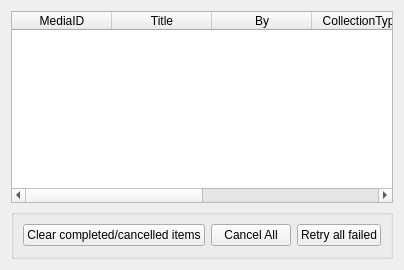
      <widget class="QWidget" name="progress">
       <attribute name="title">
        <string>Progress</string>
       </attribute>
       <layout class="QVBoxLayout" name="verticalLayout_5">
        <item>
         <widget class="QTableWidget" name="tbl_dl_progress">
          <property name="editTriggers">
           <set>QAbstractItemView::NoEditTriggers</set>
          </property>
          <property name="selectionMode">
           <enum>QAbstractItemView::SingleSelection</enum>
          </property>
          <property name="selectionBehavior">
           <enum>QAbstractItemView::SelectRows</enum>
          </property>
          <property name="sortingEnabled">
           <bool>false</bool>
          </property>
          <attribute name="horizontalHeaderStretchLastSection">
           <bool>true</bool>
          </attribute>
          <column>
           <property name="text">
            <string>MediaID</string>
           </property>
          </column>
          <column>
           <property name="text">
            <string>Title</string>
           </property>
          </column>
          <column>
           <property name="text">
            <string>By</string>
           </property>
          </column>
          <column>
           <property name="text">
            <string>CollectionType</string>
           </property>
          </column>
          <column>
           <property name="text">
            <string>Status</string>
           </property>
          </column>
          <column>
           <property name="text">
            <string>Progress</string>
           </property>
          </column>
         </widget>
        </item>
        <item>
         <widget class="QGroupBox" name="groupBox_29">
          <property name="minimumSize">
           <size>
            <width>0</width>
            <height>50</height>
           </size>
          </property>
          <property name="title">
           <string/>
          </property>
          <property name="flat">
           <bool>true</bool>
          </property>
          <layout class="QHBoxLayout" name="horizontalLayout_27">
           <item>
            <widget class="QPushButton" name="btn_progress_clear_complete">
             <property name="text">
              <string>Clear completed/cancelled items</string>
             </property>
            </widget>
           </item>
           <item>
            <widget class="QPushButton" name="btn_progress_cancel_all">
             <property name="text">
              <string>Cancel All</string>
             </property>
            </widget>
           </item>
           <item>
            <widget class="QPushButton" name="btn_progress_retry_all">
             <property name="text">
              <string>Retry all failed</string>
             </property>
            </widget>
           </item>
          </layout>
         </widget>
        </item>
       </layout>
      </widget>
